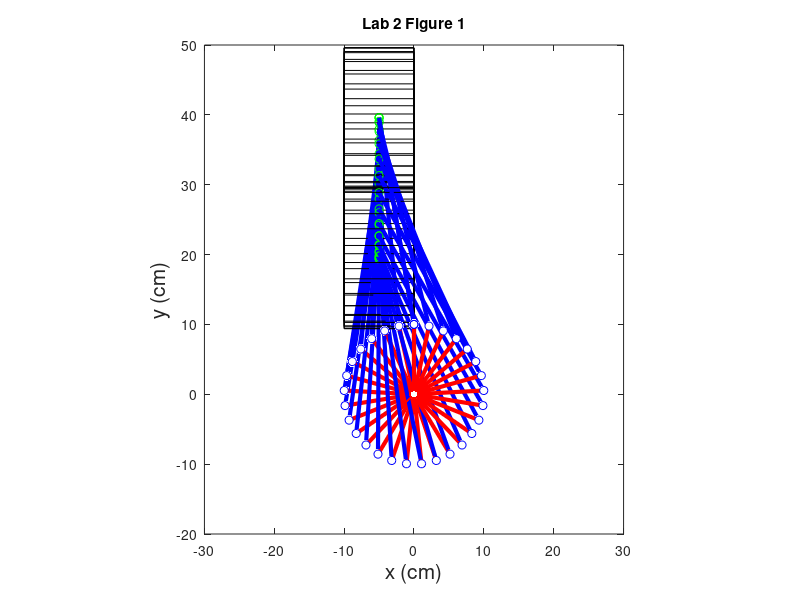
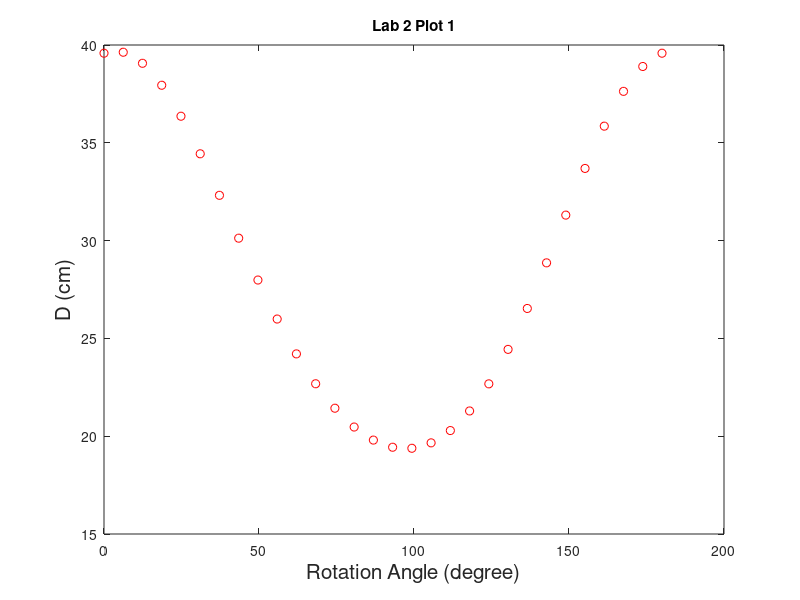
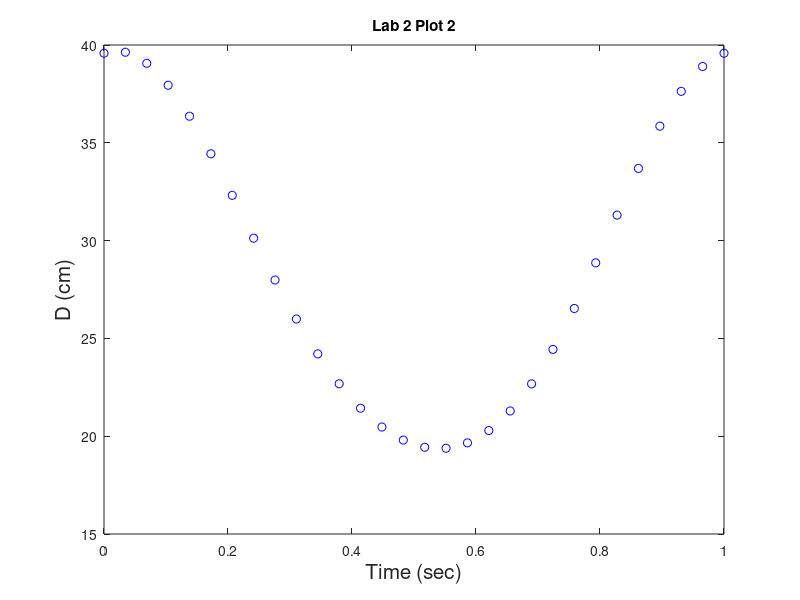

Write the MATLAB code that produced these figures, in order.
%%% MIE301 Lab 2
%%
close all; % closes all figures
clear all; % clears all variables from memory
clc;       % clears all calculations from the Matlab workspace

% Plot Parameters: these will be used to set the axis limits on the figure
xmin= -30; % leftmost window edge
xmax= 30;  % rightmost window edge
ymin= -20; % bottom window edge
ymax= 50;  % top window edge

%% Link Parameters
increments = 30; % number of theta2 configuration steps to calculate along mechanism rotation
max_rotation_theta2 = 360 *pi/180; % rotation limit of theta2, radians
theta2 = linspace(0,max_rotation_theta2,increments); % link 2 rotation into 'increments' number of angles. Therefore, angle step size is 12 deg
R = 10;         % link #2 length R, cm
L = 30;         % link 3 length L, cm
a = 5;          % offset, cm

%% set up figure
figure(1);                         %create new figure
set(1,'WindowStyle','Docked')      %dock the figure


%% calculate mechanism motion and plot it

% %Preallocation for speed (optional)
Ax = zeros(1,increments);                         
Ay = zeros(1,increments);                        
Bx = zeros(1,increments);                        
By = zeros(1,increments);                         

for i=1:increments                               % step through motion of the mechanism
    
    % Draw Link 2:
    Ax(i) = 0;                                   % pivot point of link 2 position
    Ay(i) = 0;                                   % pivot point of link 2 position
    Bx(i) = -R*sin( theta2(i) );                  % point B position
    By(i) = R*cos( theta2(i) );                  % point B position
    plot( [Ax(i) Bx(i)], [Ay(i), By(i)],'Color','r','LineWidth',3 ); % draw the link from A to B for the current configuration
    hold on;
    grid on;
    
    % Draw Base Pivot:
    recsz = 1.5;                                        % size of drawn base pivot
    plot([0,1.5],[0,-1.5],'r');                         % draw base pivot
    plot([0,-1.5],[0,-1.5],'r');                        % draw base pivot
    plot(0,0,'ro','MarkerFaceColor','w');               % draw a small circle at the base pivot point
    plot(Bx(i), By(i), 'bo','MarkerFaceColor','w');     % draw a small circle at B
    
    % Calculate D here:
    Dx(i)= Ax(i)-a;
    D_length = 30 
%     =sqrt((Bx-offset)^2+height^2)
%   height = sqrt(30^2-(Bx-(offsetfromOrigin))^2). Height is relative to point B.

    Height_DB = sqrt(30^2-(abs(Bx(i)+a))^2);
    Dy(i) = By(i)+Height_DB;
    
    plot(Dx(i),Dy(i),'go');
    plot([Bx(i) Dx(i)], [By(i) Dy(i)],'Color','b','LineWidth',3 );
    
    % Draw Link 3:
   

    % Draw piston:
    width = 10;
    height = 20;
    rectangle("Position",[Dx(i)-width/2,Dy(i)-height/2,width,height]);
    
    hold on;                           % draw on top of the current figure
    %hold off;                          % redraw the current figure
    xlabel('x (cm)', 'fontsize', 15);  % axis label
    ylabel('y (cm)', 'fontsize', 15);  % axil label 
    grid off;                          % add a grid to the figure
    axis equal;                        % make sure the figure is not stretched
    title('Lab 2 Figure 1');          % add a title to the figure
    axis( [xmin xmax ymin ymax] );     % figure axis limits
    %axis equal;                      % make sure the figure is not stretched
    pause(0.01);                       % wait to proceed to next configuration, seconds
end
 
%% Rotation time
%theta2_dot = ; % rotation rate, Hz
%t_rev = ; % rotation time limit, seconds
%time = ; % link 2 rotation into 'increments' number of times

%% do final plotting here:
figure(2);
set(2,'WindowStyle','Docked')      %dock the figure
plot(theta2*180/(2*pi),Dy,"ro");
xlabel('Rotation Angle (degree)', 'fontsize', 15);  % axis label
ylabel('D (cm)', 'fontsize', 15);  % axil label 
grid off;                          % add a grid to the figure
title('Lab 2 Plot 1');          % add a title to the figure
hold on;

figure(3);
set(3,'WindowStyle','Docked')      %dock the figure
time = linspace(0,1,30);
plot(time,Dy,"bo");
xlabel('Time (sec)', 'fontsize', 15);  % axis label
ylabel('D (cm)', 'fontsize', 15);  % axil label 
grid off;                          % add a grid to the figure
title('Lab 2 Plot 2');          % add a title to the figure

% calculate stroke ere:
%Angles for limit positions
[maxD,i] = max(Dy)
maxTheta2 = theta2(i)

[minD,j] = min(Dy)
minTheta2 = theta2(j)

%Time for limit positions
maxTime = time(i)
minTime = time(j)

%Stroke legnth
strokeLength = maxD - minD

%Velocity vector

Vel_D = abs(diff(Dy))
maxVelD = max(Vel_D)

hold on;
% figure(2);
% plot(maxTheta2,maxD,"mo");
% plot(minTheta2,minD,"mo");

